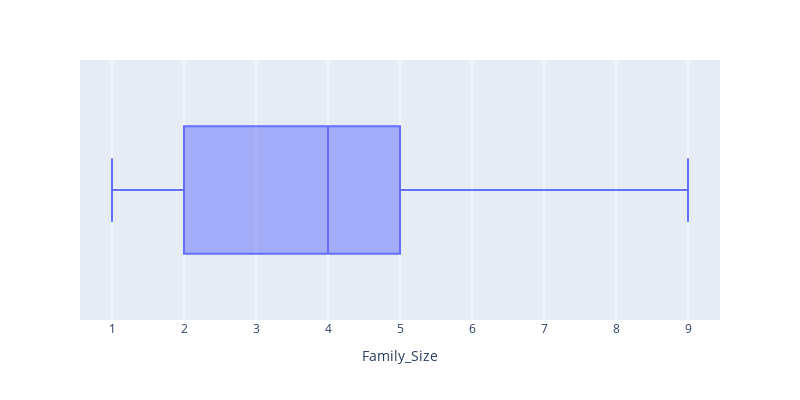

This figure's notebook cell:
### Markdown cell above
**Cột `Family_Size`:**

### Code cell
fig = px.box(df, x="Family_Size",width=800, height=400)
fig.show()

### Figure 1 — Plotly figure (JSON) as saved in the notebook; plotly's stock layout.template omitted (floating-point values rounded to 4 significant figures; data arrays with more than 128 entries replaced by an {"elided": "..."} marker saying what was removed)
{"data": [{"alignmentgroup": "True", "hovertemplate": "Family_Size=%{x}<extra></extra>", "legendgroup": "", "marker": {"color": "#636efa"}, "name": "", "notched": false, "offsetgroup": "", "orientation": "h", "showlegend": false, "type": "box", "x": {"elided": "1920 int values"}, "x0": " ", "xaxis": "x", "y0": " ", "yaxis": "y"}], "layout": {"boxmode": "group", "height": 400, "legend": {"tracegroupgap": 0}, "margin": {"t": 60}, "width": 800, "xaxis": {"anchor": "y", "domain": [0, 1], "title": {"text": "Family_Size"}}, "yaxis": {"anchor": "x", "domain": [0, 1]}}}
